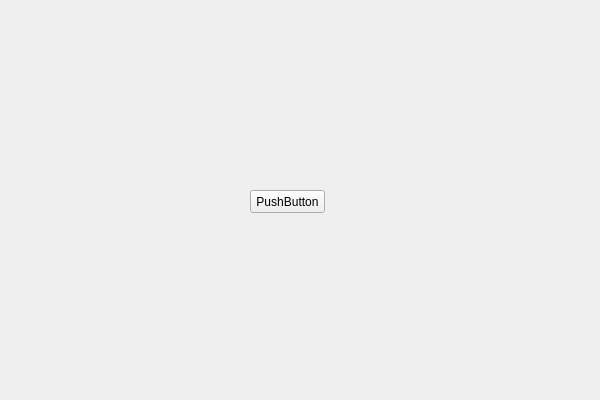
<?xml version="1.0" encoding="UTF-8"?>
<ui version="4.0">
 <class>QtGuiApplication1Class</class>
 <widget class="QWidget" name="QtGuiApplication1Class">
  <property name="geometry">
   <rect>
    <x>0</x>
    <y>0</y>
    <width>600</width>
    <height>400</height>
   </rect>
  </property>
  <property name="windowTitle">
   <string>QtGuiApplication1</string>
  </property>
  <widget class="QPushButton" name="pushButton">
   <property name="geometry">
    <rect>
     <x>250</x>
     <y>190</y>
     <width>75</width>
     <height>23</height>
    </rect>
   </property>
   <property name="text">
    <string>PushButton</string>
   </property>
  </widget>
 </widget>
 <layoutdefault spacing="6" margin="11"/>
 <resources>
  <include location="qtguiapplication1.qrc"/>
 </resources>
 <connections/>
</ui>
